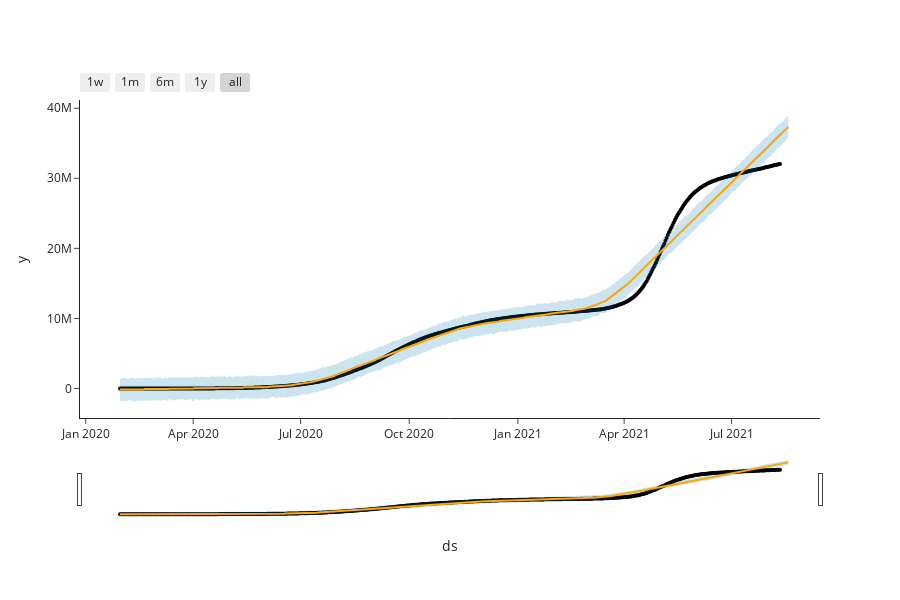

This figure's notebook cell:
### Code cell
#interactive plot for forecast of a week,month,6 months,1 year entire time period of confirmed covid cases

plot4 = plot_plotly(model, forecast_india_confirmed) 
plot4.update_layout(template='simple_white')
plot4.update_traces(line_color='orange')
iplot(plot4)

### Figure 1 — Plotly figure (JSON) as saved in the notebook; plotly's stock layout.template omitted (floating-point values rounded to 4 significant figures; data arrays with more than 128 entries replaced by an {"elided": "..."} marker saying what was removed)
{"data": [{"line": {"color": "orange"}, "marker": {"color": "black", "size": 4}, "mode": "markers", "name": "Actual", "type": "scatter", "x": {"elided": "560 str values"}, "y": {"elided": "560 int values"}}, {"hoverinfo": "skip", "line": {"color": "orange", "width": 0}, "mode": "lines", "type": "scatter", "x": {"elided": "567 str values"}, "y": {"elided": "567 float values"}}, {"fill": "tonexty", "fillcolor": "rgba(0, 114, 178, 0.2)", "line": {"color": "orange", "width": 2}, "mode": "lines", "name": "Predicted", "type": "scatter", "x": {"elided": "567 str values"}, "y": {"elided": "567 float values"}}, {"fill": "tonexty", "fillcolor": "rgba(0, 114, 178, 0.2)", "hoverinfo": "skip", "line": {"color": "orange", "width": 0}, "mode": "lines", "type": "scatter", "x": {"elided": "567 str values"}, "y": {"elided": "567 float values"}}], "layout": {"height": 600, "showlegend": false, "width": 900, "xaxis": {"rangeselector": {"buttons": [{"count": 7, "label": "1w", "step": "day", "stepmode": "backward"}, {"count": 1, "label": "1m", "step": "month", "stepmode": "backward"}, {"count": 6, "label": "6m", "step": "month", "stepmode": "backward"}, {"count": 1, "label": "1y", "step": "year", "stepmode": "backward"}, {"step": "all"}]}, "rangeslider": {"visible": true}, "title": {"text": "ds"}, "type": "date"}, "yaxis": {"title": {"text": "y"}}}}
